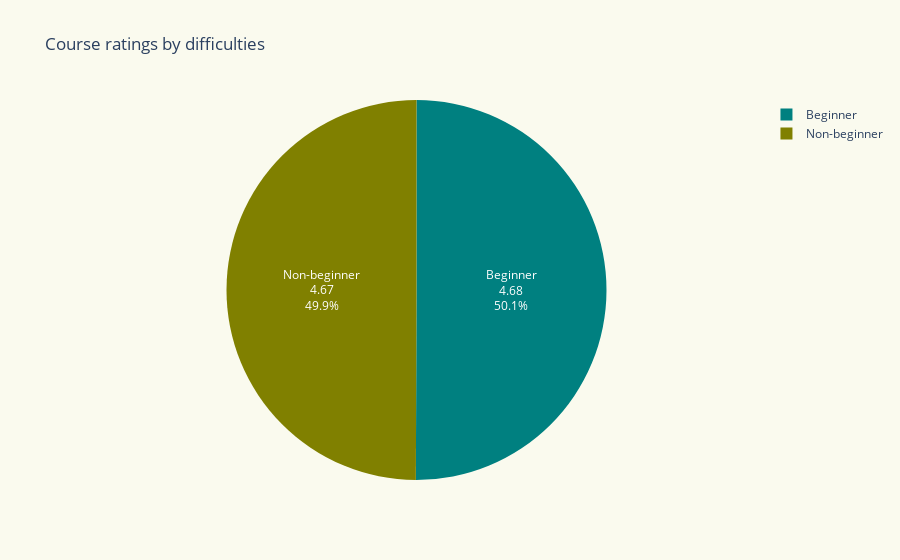

Notebook code for this chart:
### Code cell
#The pie chart is for us to see if there's a difference in the mean of ratings for beginners and non-begginers

fig = px.pie(difficulty_groups,
    values='course_rating',
    names='difficulty_groups',
    title='Course ratings by difficulties')

fig.update_traces(textinfo='label+percent+value',  
    textposition='inside',
    marker=dict(colors=['#008080','#808000'])  
)
fig.update_layout(paper_bgcolor='rgb(250, 250, 238)', )

fig.show()

### Figure 1 — Plotly figure (JSON) as saved in the notebook; plotly's stock layout.template omitted (floating-point values rounded to 4 significant figures)
{"data": [{"domain": {"x": [0, 1], "y": [0, 1]}, "hovertemplate": "difficulty_groups=%{label}<br>course_rating=%{value}<extra></extra>", "labels": ["Beginner", "Non-beginner"], "legendgroup": "", "marker": {"colors": ["#008080", "#808000"]}, "name": "", "showlegend": true, "textinfo": "label+percent+value", "textposition": "inside", "type": "pie", "values": [4.68, 4.67]}], "layout": {"legend": {"tracegroupgap": 0}, "paper_bgcolor": "rgb(250, 250, 238)", "title": {"text": "Course ratings by difficulties"}}}
